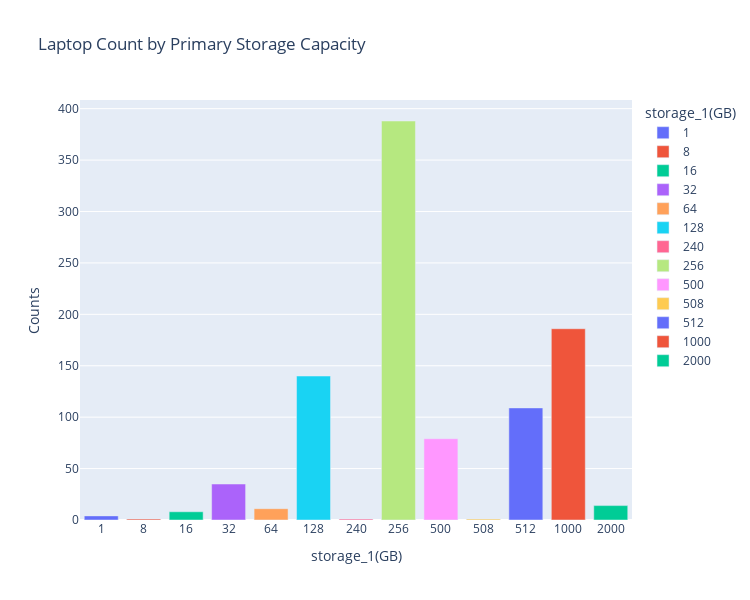

Write notebook code for a chart like this one.
### Code cell
grouped_storage_1 = laptop.groupby('storage_1(GB)').size().reset_index(name='counts')
grouped_storage_1['storage_1(GB)'] = grouped_storage_1['storage_1(GB)'].astype(str)

fig = px.bar(grouped_storage_1, x = 'storage_1(GB)', y = 'counts', color = 'storage_1(GB)', labels={'counts': 'Counts'}, title="Laptop Count by Primary Storage Capacity")

fig.update_layout(
    width = 750,
    height = 600
)

fig.show()

### Figure 1 — Plotly figure (JSON) as saved in the notebook; plotly's stock layout.template omitted (floating-point values rounded to 4 significant figures)
{"data": [{"alignmentgroup": "True", "hovertemplate": "storage_1(GB)=%{x}<br>Counts=%{y}<extra></extra>", "legendgroup": "1", "marker": {"color": "#636efa", "pattern": {"shape": ""}}, "name": "1", "offsetgroup": "1", "orientation": "v", "showlegend": true, "textposition": "auto", "type": "bar", "x": ["1"], "xaxis": "x", "y": [4], "yaxis": "y"}, {"alignmentgroup": "True", "hovertemplate": "storage_1(GB)=%{x}<br>Counts=%{y}<extra></extra>", "legendgroup": "8", "marker": {"color": "#EF553B", "pattern": {"shape": ""}}, "name": "8", "offsetgroup": "8", "orientation": "v", "showlegend": true, "textposition": "auto", "type": "bar", "x": ["8"], "xaxis": "x", "y": [1], "yaxis": "y"}, {"alignmentgroup": "True", "hovertemplate": "storage_1(GB)=%{x}<br>Counts=%{y}<extra></extra>", "legendgroup": "16", "marker": {"color": "#00cc96", "pattern": {"shape": ""}}, "name": "16", "offsetgroup": "16", "orientation": "v", "showlegend": true, "textposition": "auto", "type": "bar", "x": ["16"], "xaxis": "x", "y": [8], "yaxis": "y"}, {"alignmentgroup": "True", "hovertemplate": "storage_1(GB)=%{x}<br>Counts=%{y}<extra></extra>", "legendgroup": "32", "marker": {"color": "#ab63fa", "pattern": {"shape": ""}}, "name": "32", "offsetgroup": "32", "orientation": "v", "showlegend": true, "textposition": "auto", "type": "bar", "x": ["32"], "xaxis": "x", "y": [35], "yaxis": "y"}, {"alignmentgroup": "True", "hovertemplate": "storage_1(GB)=%{x}<br>Counts=%{y}<extra></extra>", "legendgroup": "64", "marker": {"color": "#FFA15A", "pattern": {"shape": ""}}, "name": "64", "offsetgroup": "64", "orientation": "v", "showlegend": true, "textposition": "auto", "type": "bar", "x": ["64"], "xaxis": "x", "y": [11], "yaxis": "y"}, {"alignmentgroup": "True", "hovertemplate": "storage_1(GB)=%{x}<br>Counts=%{y}<extra></extra>", "legendgroup": "128", "marker": {"color": "#19d3f3", "pattern": {"shape": ""}}, "name": "128", "offsetgroup": "128", "orientation": "v", "showlegend": true, "textposition": "auto", "type": "bar", "x": ["128"], "xaxis": "x", "y": [140], "yaxis": "y"}, {"alignmentgroup": "True", "hovertemplate": "storage_1(GB)=%{x}<br>Counts=%{y}<extra></extra>", "legendgroup": "240", "marker": {"color": "#FF6692", "pattern": {"shape": ""}}, "name": "240", "offsetgroup": "240", "orientation": "v", "showlegend": true, "textposition": "auto", "type": "bar", "x": ["240"], "xaxis": "x", "y": [1], "yaxis": "y"}, {"alignmentgroup": "True", "hovertemplate": "storage_1(GB)=%{x}<br>Counts=%{y}<extra></extra>", "legendgroup": "256", "marker": {"color": "#B6E880", "pattern": {"shape": ""}}, "name": "256", "offsetgroup": "256", "orientation": "v", "showlegend": true, "textposition": "auto", "type": "bar", "x": ["256"], "xaxis": "x", "y": [388], "yaxis": "y"}, {"alignmentgroup": "True", "hovertemplate": "storage_1(GB)=%{x}<br>Counts=%{y}<extra></extra>", "legendgroup": "500", "marker": {"color": "#FF97FF", "pattern": {"shape": ""}}, "name": "500", "offsetgroup": "500", "orientation": "v", "showlegend": true, "textposition": "auto", "type": "bar", "x": ["500"], "xaxis": "x", "y": [79], "yaxis": "y"}, {"alignmentgroup": "True", "hovertemplate": "storage_1(GB)=%{x}<br>Counts=%{y}<extra></extra>", "legendgroup": "508", "marker": {"color": "#FECB52", "pattern": {"shape": ""}}, "name": "508", "offsetgroup": "508", "orientation": "v", "showlegend": true, "textposition": "auto", "type": "bar", "x": ["508"], "xaxis": "x", "y": [1], "yaxis": "y"}, {"alignmentgroup": "True", "hovertemplate": "storage_1(GB)=%{x}<br>Counts=%{y}<extra></extra>", "legendgroup": "512", "marker": {"color": "#636efa", "pattern": {"shape": ""}}, "name": "512", "offsetgroup": "512", "orientation": "v", "showlegend": true, "textposition": "auto", "type": "bar", "x": ["512"], "xaxis": "x", "y": [109], "yaxis": "y"}, {"alignmentgroup": "True", "hovertemplate": "storage_1(GB)=%{x}<br>Counts=%{y}<extra></extra>", "legendgroup": "1000", "marker": {"color": "#EF553B", "pattern": {"shape": ""}}, "name": "1000", "offsetgroup": "1000", "orientation": "v", "showlegend": true, "textposition": "auto", "type": "bar", "x": ["1000"], "xaxis": "x", "y": [186], "yaxis": "y"}, {"alignmentgroup": "True", "hovertemplate": "storage_1(GB)=%{x}<br>Counts=%{y}<extra></extra>", "legendgroup": "2000", "marker": {"color": "#00cc96", "pattern": {"shape": ""}}, "name": "2000", "offsetgroup": "2000", "orientation": "v", "showlegend": true, "textposition": "auto", "type": "bar", "x": ["2000"], "xaxis": "x", "y": [14], "yaxis": "y"}], "layout": {"barmode": "relative", "height": 600, "legend": {"title": {"text": "storage_1(GB)"}, "tracegroupgap": 0}, "title": {"text": "Laptop Count by Primary Storage Capacity"}, "width": 750, "xaxis": {"anchor": "y", "categoryarray": ["1", "8", "16", "32", "64", "128", "240", "256", "500", "508", "512", "1000", "2000"], "categoryorder": "array", "domain": [0, 1], "title": {"text": "storage_1(GB)"}}, "yaxis": {"anchor": "x", "domain": [0, 1], "title": {"text": "Counts"}}}}
